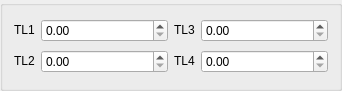
<?xml version="1.0" encoding="UTF-8"?>
<ui version="4.0">
 <class>DlgRef_4Spin_QTD</class>
 <widget class="QWidget" name="DlgRef_4Spin_QTD">
  <property name="geometry">
   <rect>
    <x>0</x>
    <y>0</y>
    <width>342</width>
    <height>91</height>
   </rect>
  </property>
  <property name="windowTitle">
   <string/>
  </property>
  <layout class="QGridLayout">
   <property name="margin">
    <number>0</number>
   </property>
   <property name="spacing">
    <number>0</number>
   </property>
   <item row="0" column="0">
    <widget class="QGroupBox" name="GroupBox1">
     <property name="title">
      <string/>
     </property>
     <layout class="QGridLayout" name="gridLayout">
      <item row="0" column="0">
       <widget class="QLabel" name="TextLabel1">
        <property name="sizePolicy">
         <sizepolicy hsizetype="Fixed" vsizetype="Fixed">
          <horstretch>0</horstretch>
          <verstretch>0</verstretch>
         </sizepolicy>
        </property>
        <property name="text">
         <string>TL1</string>
        </property>
        <property name="wordWrap">
         <bool>false</bool>
        </property>
       </widget>
      </item>
      <item row="0" column="1">
       <widget class="SalomeApp_DoubleSpinBox" name="SpinBox_DX1"/>
      </item>
      <item row="0" column="2">
       <widget class="QLabel" name="TextLabel3">
        <property name="sizePolicy">
         <sizepolicy hsizetype="Fixed" vsizetype="Fixed">
          <horstretch>0</horstretch>
          <verstretch>0</verstretch>
         </sizepolicy>
        </property>
        <property name="text">
         <string>TL3</string>
        </property>
        <property name="wordWrap">
         <bool>false</bool>
        </property>
       </widget>
      </item>
      <item row="0" column="3">
       <widget class="SalomeApp_DoubleSpinBox" name="SpinBox_DX2"/>
      </item>
      <item row="1" column="0">
       <widget class="QLabel" name="TextLabel2">
        <property name="sizePolicy">
         <sizepolicy hsizetype="Fixed" vsizetype="Fixed">
          <horstretch>0</horstretch>
          <verstretch>0</verstretch>
         </sizepolicy>
        </property>
        <property name="text">
         <string>TL2</string>
        </property>
        <property name="wordWrap">
         <bool>false</bool>
        </property>
       </widget>
      </item>
      <item row="1" column="1">
       <widget class="SalomeApp_DoubleSpinBox" name="SpinBox_DY1"/>
      </item>
      <item row="1" column="2">
       <widget class="QLabel" name="TextLabel4">
        <property name="sizePolicy">
         <sizepolicy hsizetype="Fixed" vsizetype="Fixed">
          <horstretch>0</horstretch>
          <verstretch>0</verstretch>
         </sizepolicy>
        </property>
        <property name="text">
         <string>TL4</string>
        </property>
        <property name="wordWrap">
         <bool>false</bool>
        </property>
       </widget>
      </item>
      <item row="1" column="3">
       <widget class="SalomeApp_DoubleSpinBox" name="SpinBox_DY2"/>
      </item>
     </layout>
    </widget>
   </item>
  </layout>
 </widget>
 <layoutdefault spacing="6" margin="11"/>
 <pixmapfunction>qPixmapFromMimeSource</pixmapfunction>
 <customwidgets>
  <customwidget>
   <class>SalomeApp_DoubleSpinBox</class>
   <extends>QDoubleSpinBox</extends>
   <header location="global">SalomeApp_DoubleSpinBox.h</header>
  </customwidget>
 </customwidgets>
 <tabstops>
  <tabstop>SpinBox_DX1</tabstop>
  <tabstop>SpinBox_DY1</tabstop>
  <tabstop>SpinBox_DX2</tabstop>
 </tabstops>
 <resources/>
 <connections/>
</ui>
